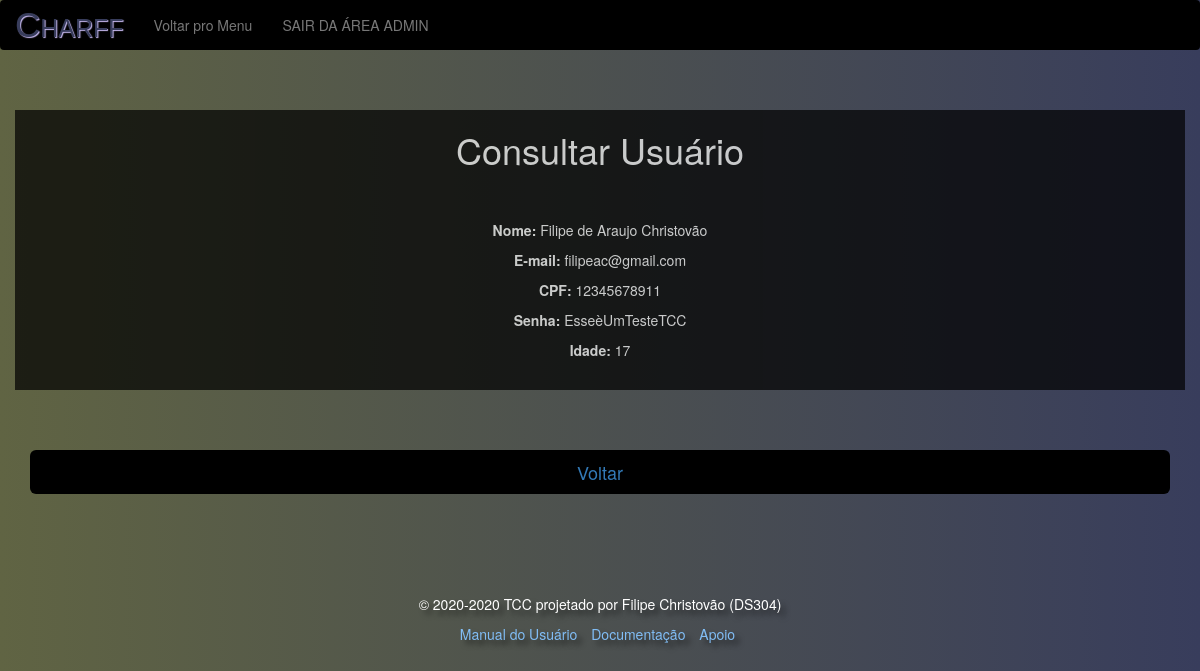
Screenshot of /ConsultaUsuario2.php (signed in) with the database file from the repository.
### tables this page shows
CREATE TABLE `usuarios` (
  `nomeUsu` varchar(50) DEFAULT NULL,
  `emailUsu` varchar(100) DEFAULT NULL,
  `cpf` varchar(12) NOT NULL,
  `senha` varchar(50) DEFAULT NULL,
  `idade` int(3) DEFAULT NULL
);

### ConsultaUsuario2.php (the view, shortened to what this page needs)
<HTML>
    <HEAD>
        <link rel="stylesheet" href="https://maxcdn.bootstrapcdn.com/bootstrap/3.4.1/css/bootstrap.min.css">
    </HEAD>
    <BODY>
        <nav class="navbar navbar-default" style="background-color: black; border: black;">
            <div class="container-fluid">
                <div class="navbar-header">
                    <a class="navbar-brand" href="#" style="color: #383d5c; font-family: blippo, sans-serif; font-size: 35px; font-variant: small-caps; text-shadow: 1px 1px 1px rgb(199, 185, 240)"> Charff </a>
                </div>
                <ul class="nav navbar-nav">
                    <li><a href="AreaAdmin.php">Voltar pro Menu</a></li>
                    <li><a href="logout.php">SAIR DA ÁREA ADMIN</a></li>
                </ul>
            </div>
        </nav><br><br>
        <div class="container text-center" style="background-color: black; border: black; opacity: 0.7;">
            <h1 id="sombra">Consultar Usuário</h1><br><br>
            <?php
                include "conexao.php";
                $nome = $_POST["nomeUsu"];
                $sql = "SELECT * FROM usuarios WHERE nomeUsu LIKE '%$nome%' ";
                $consulta = mysqli_query($mysqli, $sql);
                if (mysqli_num_rows($consulta) == 0){
                    echo "Usuário não cadastrado";
                } else
                {
                    $linha = mysqli_fetch_array($consulta);
                    $n = $linha["nomeUsu"];
                    $e = $linha["emailUsu"];
                    $cpf = $linha["cpf"];
                    $s = $linha["senha"];
                    $i = $linha["idade"];
                }
            ?>
            <p id="sombra"><b>Nome: </b><?php echo $n; ?> <br></p>
            <p id="sombra"><b>E-mail: </b><?php echo $e; ?> <br></p>
            <p id="sombra"><b>CPF: </b><?php echo $cpf ?> <br></p>
            <p id="sombra"><b>Senha: </b><?php echo $s ?> <br></p>
            <p id="sombra"><b>Idade: </b><?php echo $i; ?> <br><br></p>
        </div><br><br><br>
        <div class="container">
            <a href="ConsultaUsuario1.php"><button style="background-color: black; border: black; color: white;" class="btn btn-primary btn-lg btn-block">Voltar</a></button>
        </div><br><br><br><br><br>
        <footer class="my-5 pt-5 text-muted text-center text-small" id="sombra">
      <p class="mb-1"><font style="vertical-align: inherit;"><font style="vertical-align: inherit;">© 2020-2020 TCC projetado por Filipe Christovão (DS304)</font></font></p>
      <ul class="list-inline">
        <li class="list-inline-item"><a href="#"><font style="vertical-align: inherit;"><font style="vertical-align: inherit;  color:rgb(129, 189, 245)">Manual do Usuário</font></font></a></li>
        <li class="list-inline-item"><a href="#"><font style="vertical-align: inherit;"><font style="vertical-align: inherit;  color:rgb(129, 189, 245)">Documentação</font></font></a></li>
        <li class="list-inline-item"><a href="#"><font style="vertical-align: inherit;"><font style="vertical-align: inherit;  color:rgb(129, 189, 245)">Apoio</font></font></a></li>
      </ul>
    </footer>
    </BODY>
</HTML>

### ConsultaUsuario2.php (style rules this page uses)
body { background-image: linear-gradient(to right, rgb(96, 100, 67), #383d5c); }
#sombra { color: white; text-shadow: 5px 5px 5px rgba(0,0,0,0.5); }

### rows the page displays
usuarios: nomeUsu "Filipe de Araujo Christovão", emailUsu "filipeac@gmail.com", cpf "12345678911", senha "EsseèUmTesteTCC", idade "17"
